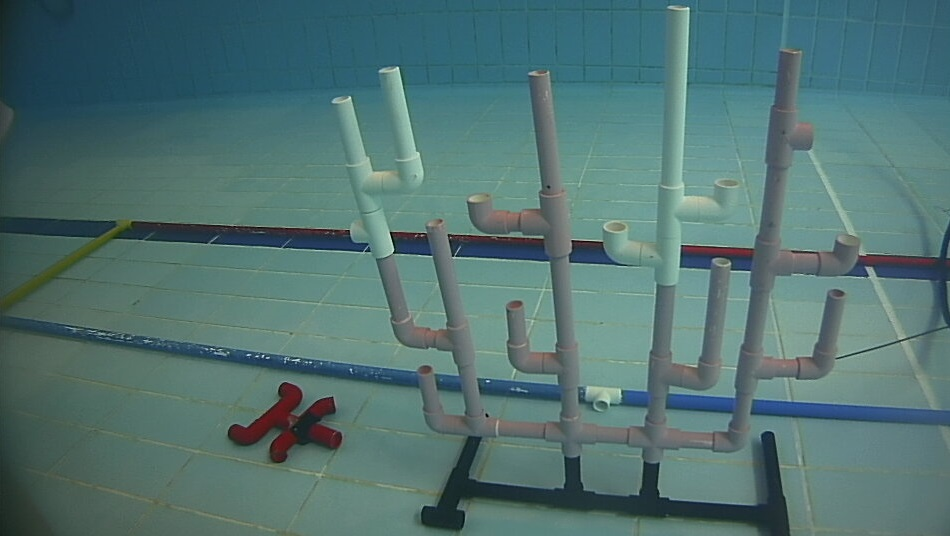
#> input picture scripts/template_matching/coral_under2.jpg, 950 x 536 px
$ python multiple_match.py
#> lines starting #> are read from the running program, lines starting #| are printed output that depends on the picture; after the words box and inside, x2 and y2 are one past the last pixel; in counts of white or black regions, pixels touching at a corner belong together
import cv2
import numpy as np
from matplotlib import pyplot as plt

# img_bgr = cv2.imread('coral_past_flip.jpg', 0)
# template = cv2.imread('intersection_pink_right.jpg', cv2.IMREAD_GRAYSCALE)

img_bgr = cv2.imread('coral_under2.jpg', cv2.IMREAD_UNCHANGED)
#> img_bgr is the input picture: shape (536, 950, 3); mean B, G, R 113.4, 114.5, 81.5
template = cv2.imread('pink_right_water.jpg', cv2.IMREAD_GRAYSCALE)
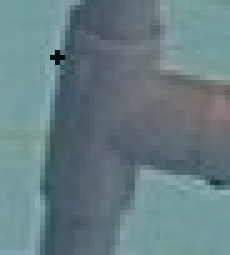
#> input picture scripts/template_matching/pink_right_water.jpg, 46 x 51 px (shown 5 times larger)
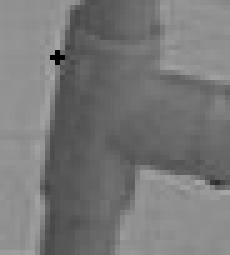
#> template: shape (51, 46) (shown 5 times larger); min 0, max 165, mean 119.7

if img_bgr is None or template is None:
    exit("ERROR: failed to read images")

img_gray = cv2.cvtColor(img_bgr, cv2.COLOR_BGR2GRAY)
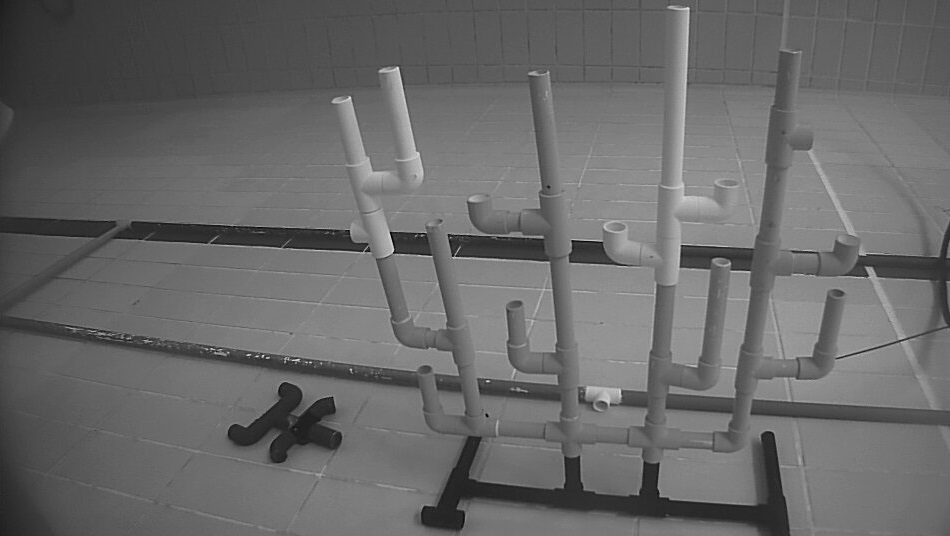
#> img_gray: shape (536, 950); min 0, max 235, mean 104.5
w, h = template.shape[::-1]
#> w = 46; h = 51

res = cv2.matchTemplate(img_gray,template,cv2.TM_CCOEFF_NORMED)
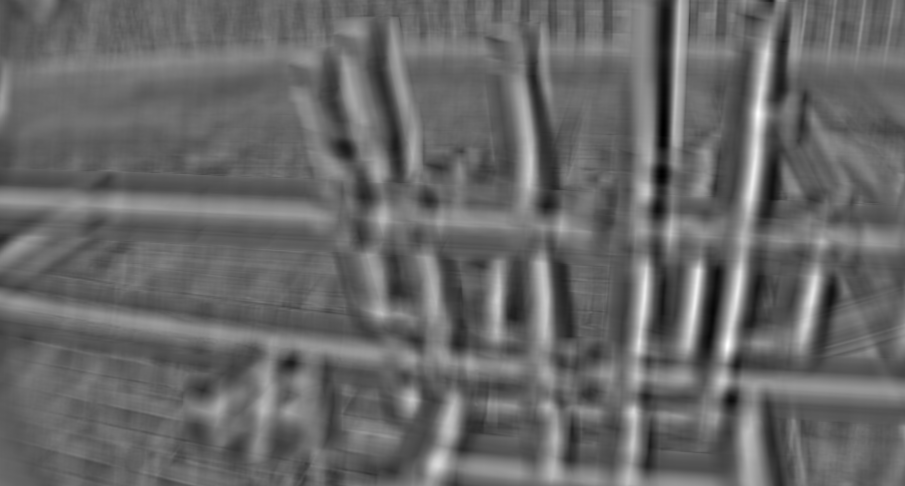
#> res: shape (486, 905) float32; min -0.614, max 0.856, mean -0.0129; drawn with min black and max white
threshold = 0.75
loc = np.where( res >= threshold)
#> loc = 86 positions, rows 107 to 349, columns 694 to 759
for pt in zip(*loc[::-1]):
    cv2.rectangle(img_bgr, pt, (pt[0] + w, pt[1] + h), (0,0,255), 2)
#> this loop made 86 passes
#> pt on passes 1 to 12: (758, 107), (758, 108), (757, 109), (758, 109), (759, 109), (757, 110), (758, 110), (759, 110), (757, 111), (758, 111), (759, 111), (756, 112)
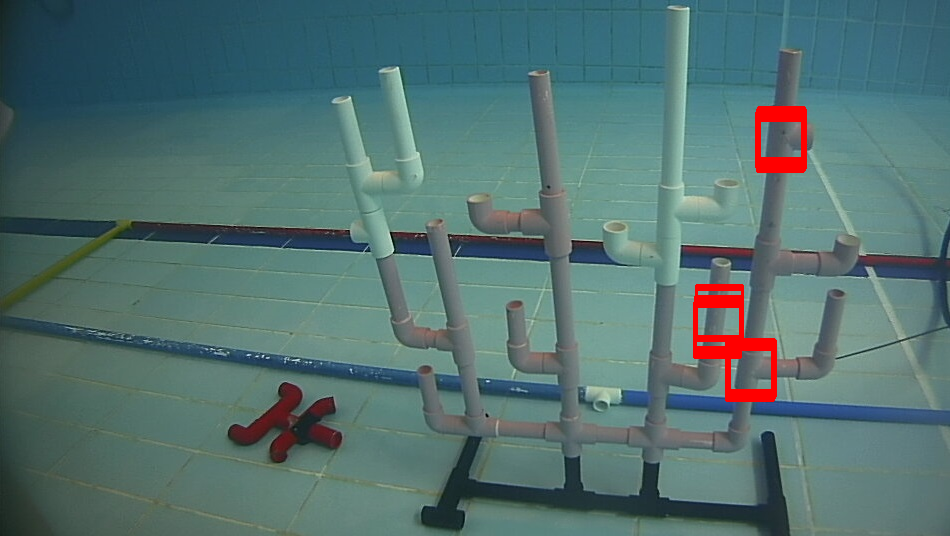
#> img_bgr: shape (536, 950, 3); 1.17% of pixels changed, all inside (x1, y1, x2, y2) = (693, 106, 807, 402)

cv2.imshow("pink_right1.png", template)
cv2.imshow('res.png',img_bgr)
cv2.waitKey(0)
